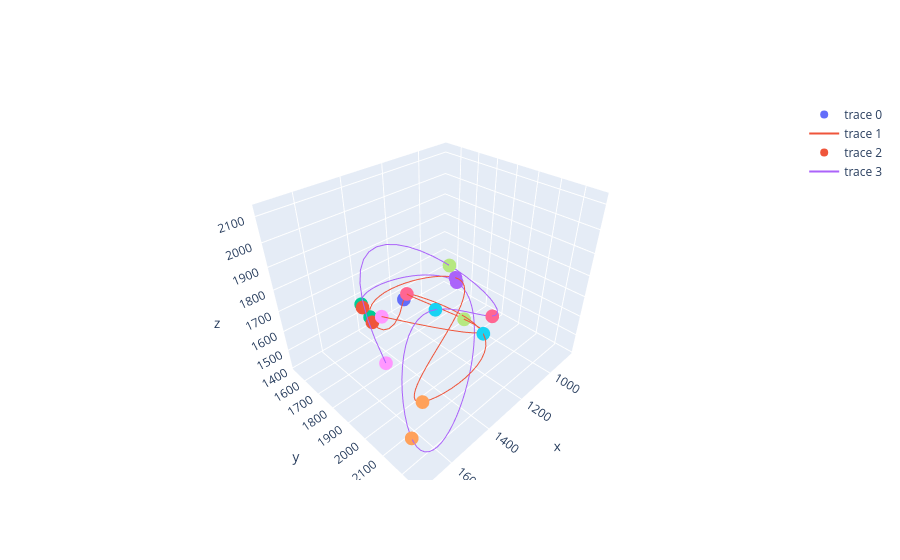
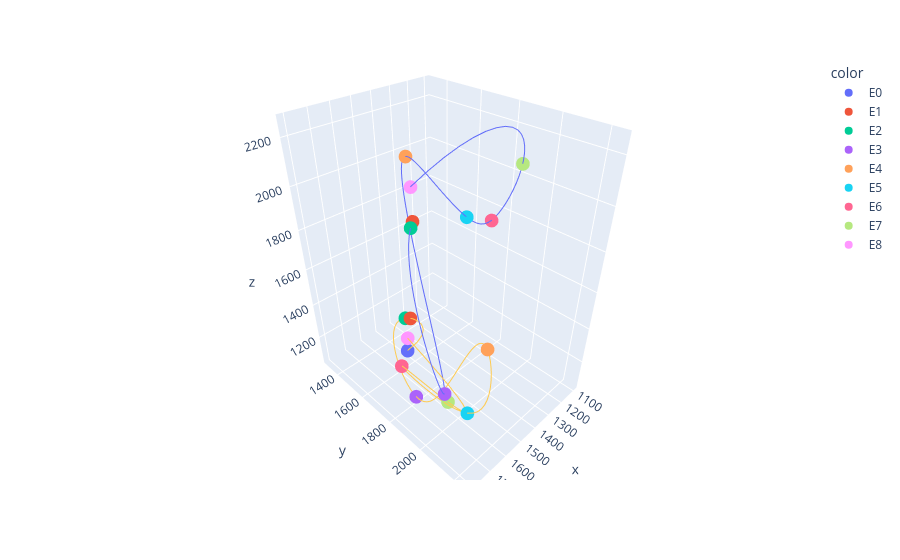

Notebook cell for these charts, in order:
### Markdown cell above
We can visualize these individually as before. To visualize pairs in the identified grouping, we can look up the index in the pairs analysis and plot these using the paired plotting function as well. Note that for lookups in the pairs dataframe the lower index is always idx1, the higher idx2.

### Code cell
idx=pairs[(pairs['idx1']==5) & (pairs['idx2']==7)].index[0]
tr.plot_paired_traces(pairs, idx)
tr.plot_traces(traces,[5,7])
